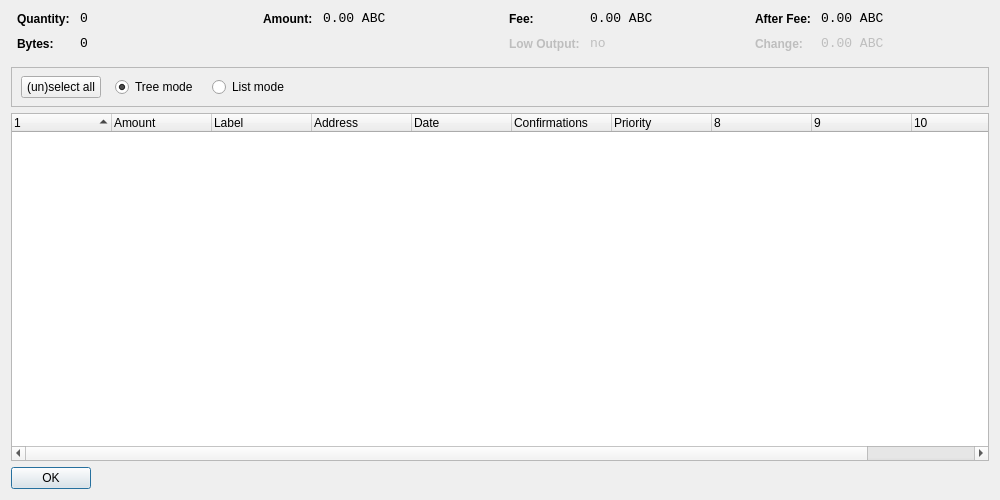
<?xml version="1.0" encoding="UTF-8"?>
<ui version="4.0">
 <class>CoinControlDialog</class>
 <widget class="QDialog" name="CoinControlDialog">
  <property name="geometry">
   <rect>
    <x>0</x>
    <y>0</y>
    <width>1000</width>
    <height>500</height>
   </rect>
  </property>
  <property name="windowTitle">
   <string>Coin Control</string>
  </property>
  <layout class="QVBoxLayout" name="verticalLayout">
   <item>
    <layout class="QHBoxLayout" name="horizontalLayoutTop" stretch="0,0,0,0">
     <property name="topMargin">
      <number>0</number>
     </property>
     <property name="bottomMargin">
      <number>10</number>
     </property>
     <item>
      <layout class="QFormLayout" name="formLayoutCoinControl1">
       <property name="horizontalSpacing">
        <number>10</number>
       </property>
       <property name="verticalSpacing">
        <number>10</number>
       </property>
       <property name="leftMargin">
        <number>6</number>
       </property>
       <property name="rightMargin">
        <number>6</number>
       </property>
       <item row="0" column="0">
        <widget class="QLabel" name="labelCoinControlQuantityText">
         <property name="styleSheet">
          <string notr="true">font-weight:bold;</string>
         </property>
         <property name="text">
          <string>Quantity:</string>
         </property>
        </widget>
       </item>
       <item row="0" column="1">
        <widget class="QLabel" name="labelCoinControlQuantity">
         <property name="font">
          <font>
           <family>Monospace</family>
           <pointsize>10</pointsize>
          </font>
         </property>
         <property name="cursor">
          <cursorShape>IBeamCursor</cursorShape>
         </property>
         <property name="contextMenuPolicy">
          <enum>Qt::ActionsContextMenu</enum>
         </property>
         <property name="text">
          <string notr="true">0</string>
         </property>
         <property name="textInteractionFlags">
          <set>Qt::LinksAccessibleByMouse|Qt::TextSelectableByKeyboard|Qt::TextSelectableByMouse</set>
         </property>
        </widget>
       </item>
       <item row="1" column="0">
        <widget class="QLabel" name="labelCoinControlBytesText">
         <property name="styleSheet">
          <string notr="true">font-weight:bold;</string>
         </property>
         <property name="text">
          <string>Bytes:</string>
         </property>
        </widget>
       </item>
       <item row="1" column="1">
        <widget class="QLabel" name="labelCoinControlBytes">
         <property name="font">
          <font>
           <family>Monospace</family>
           <pointsize>10</pointsize>
          </font>
         </property>
         <property name="cursor">
          <cursorShape>IBeamCursor</cursorShape>
         </property>
         <property name="contextMenuPolicy">
          <enum>Qt::ActionsContextMenu</enum>
         </property>
         <property name="text">
          <string notr="true">0</string>
         </property>
         <property name="textInteractionFlags">
          <set>Qt::LinksAccessibleByMouse|Qt::TextSelectableByKeyboard|Qt::TextSelectableByMouse</set>
         </property>
        </widget>
       </item>
      </layout>
     </item>
     <item>
      <layout class="QFormLayout" name="formLayoutCoinControl2">
       <property name="horizontalSpacing">
        <number>10</number>
       </property>
       <property name="verticalSpacing">
        <number>10</number>
       </property>
       <property name="leftMargin">
        <number>6</number>
       </property>
       <property name="rightMargin">
        <number>6</number>
       </property>
       <item row="0" column="0">
        <widget class="QLabel" name="labelCoinControlAmountText">
         <property name="styleSheet">
          <string notr="true">font-weight:bold;</string>
         </property>
         <property name="text">
          <string>Amount:</string>
         </property>
        </widget>
       </item>
       <item row="0" column="1">
        <widget class="QLabel" name="labelCoinControlAmount">
         <property name="font">
          <font>
           <family>Monospace</family>
           <pointsize>10</pointsize>
          </font>
         </property>
         <property name="cursor">
          <cursorShape>IBeamCursor</cursorShape>
         </property>
         <property name="contextMenuPolicy">
          <enum>Qt::ActionsContextMenu</enum>
         </property>
         <property name="text">
          <string notr="true">0.00 ABC</string>
         </property>
         <property name="textInteractionFlags">
          <set>Qt::LinksAccessibleByMouse|Qt::TextSelectableByKeyboard|Qt::TextSelectableByMouse</set>
         </property>
        </widget>
       </item>
      </layout>
     </item>
     <item>
      <layout class="QFormLayout" name="formLayoutCoinControl3">
       <property name="horizontalSpacing">
        <number>10</number>
       </property>
       <property name="verticalSpacing">
        <number>10</number>
       </property>
       <property name="leftMargin">
        <number>6</number>
       </property>
       <property name="rightMargin">
        <number>6</number>
       </property>
       <item row="0" column="0">
        <widget class="QLabel" name="labelCoinControlFeeText">
         <property name="styleSheet">
          <string notr="true">font-weight:bold;</string>
         </property>
         <property name="text">
          <string>Fee:</string>
         </property>
        </widget>
       </item>
       <item row="0" column="1">
        <widget class="QLabel" name="labelCoinControlFee">
         <property name="font">
          <font>
           <family>Monospace</family>
           <pointsize>10</pointsize>
          </font>
         </property>
         <property name="cursor">
          <cursorShape>IBeamCursor</cursorShape>
         </property>
         <property name="contextMenuPolicy">
          <enum>Qt::ActionsContextMenu</enum>
         </property>
         <property name="text">
          <string notr="true">0.00 ABC</string>
         </property>
         <property name="textInteractionFlags">
          <set>Qt::LinksAccessibleByMouse|Qt::TextSelectableByKeyboard|Qt::TextSelectableByMouse</set>
         </property>
        </widget>
       </item>
       <item row="1" column="0">
        <widget class="QLabel" name="labelCoinControlLowOutputText">
         <property name="enabled">
          <bool>false</bool>
         </property>
         <property name="styleSheet">
          <string notr="true">font-weight:bold;</string>
         </property>
         <property name="text">
          <string>Low Output:</string>
         </property>
        </widget>
       </item>
       <item row="1" column="1">
        <widget class="QLabel" name="labelCoinControlLowOutput">
         <property name="enabled">
          <bool>false</bool>
         </property>
         <property name="font">
          <font>
           <family>Monospace</family>
           <pointsize>10</pointsize>
          </font>
         </property>
         <property name="cursor">
          <cursorShape>IBeamCursor</cursorShape>
         </property>
         <property name="contextMenuPolicy">
          <enum>Qt::ActionsContextMenu</enum>
         </property>
         <property name="text">
          <string notr="true">no</string>
         </property>
         <property name="textInteractionFlags">
          <set>Qt::LinksAccessibleByMouse|Qt::TextSelectableByKeyboard|Qt::TextSelectableByMouse</set>
         </property>
        </widget>
       </item>
      </layout>
     </item>
     <item>
      <layout class="QFormLayout" name="formLayoutCoinControl4">
       <property name="horizontalSpacing">
        <number>10</number>
       </property>
       <property name="verticalSpacing">
        <number>10</number>
       </property>
       <property name="leftMargin">
        <number>6</number>
       </property>
       <property name="rightMargin">
        <number>6</number>
       </property>
       <item row="0" column="0">
        <widget class="QLabel" name="labelCoinControlAfterFeeText">
         <property name="styleSheet">
          <string notr="true">font-weight:bold;</string>
         </property>
         <property name="text">
          <string>After Fee:</string>
         </property>
        </widget>
       </item>
       <item row="0" column="1">
        <widget class="QLabel" name="labelCoinControlAfterFee">
         <property name="font">
          <font>
           <family>Monospace</family>
           <pointsize>10</pointsize>
          </font>
         </property>
         <property name="cursor">
          <cursorShape>IBeamCursor</cursorShape>
         </property>
         <property name="contextMenuPolicy">
          <enum>Qt::ActionsContextMenu</enum>
         </property>
         <property name="text">
          <string notr="true">0.00 ABC</string>
         </property>
         <property name="textInteractionFlags">
          <set>Qt::LinksAccessibleByMouse|Qt::TextSelectableByKeyboard|Qt::TextSelectableByMouse</set>
         </property>
        </widget>
       </item>
       <item row="1" column="0">
        <widget class="QLabel" name="labelCoinControlChangeText">
         <property name="enabled">
          <bool>false</bool>
         </property>
         <property name="styleSheet">
          <string notr="true">font-weight:bold;</string>
         </property>
         <property name="text">
          <string>Change:</string>
         </property>
        </widget>
       </item>
       <item row="1" column="1">
        <widget class="QLabel" name="labelCoinControlChange">
         <property name="enabled">
          <bool>false</bool>
         </property>
         <property name="font">
          <font>
           <family>Monospace</family>
           <pointsize>10</pointsize>
          </font>
         </property>
         <property name="cursor">
          <cursorShape>IBeamCursor</cursorShape>
         </property>
         <property name="contextMenuPolicy">
          <enum>Qt::ActionsContextMenu</enum>
         </property>
         <property name="text">
          <string notr="true">0.00 ABC</string>
         </property>
         <property name="textInteractionFlags">
          <set>Qt::LinksAccessibleByMouse|Qt::TextSelectableByKeyboard|Qt::TextSelectableByMouse</set>
         </property>
        </widget>
       </item>
      </layout>
     </item>
    </layout>
   </item>
   <item>
    <widget class="QFrame" name="frame">
     <property name="minimumSize">
      <size>
       <width>0</width>
       <height>40</height>
      </size>
     </property>
     <property name="frameShape">
      <enum>QFrame::StyledPanel</enum>
     </property>
     <property name="frameShadow">
      <enum>QFrame::Sunken</enum>
     </property>
     <widget class="QWidget" name="horizontalLayoutWidget">
      <property name="geometry">
       <rect>
        <x>10</x>
        <y>0</y>
        <width>781</width>
        <height>41</height>
       </rect>
      </property>
      <layout class="QHBoxLayout" name="horizontalLayoutPanel" stretch="0,0,0,0,0">
       <property name="spacing">
        <number>14</number>
       </property>
       <item>
        <widget class="QPushButton" name="pushButtonSelectAll">
         <property name="sizePolicy">
          <sizepolicy hsizetype="Maximum" vsizetype="Fixed">
           <horstretch>0</horstretch>
           <verstretch>0</verstretch>
          </sizepolicy>
         </property>
         <property name="text">
          <string>(un)select all</string>
         </property>
        </widget>
       </item>
       <item>
        <widget class="QRadioButton" name="radioTreeMode">
         <property name="sizePolicy">
          <sizepolicy hsizetype="Maximum" vsizetype="Fixed">
           <horstretch>0</horstretch>
           <verstretch>0</verstretch>
          </sizepolicy>
         </property>
         <property name="text">
          <string>Tree mode</string>
         </property>
         <property name="checked">
          <bool>true</bool>
         </property>
        </widget>
       </item>
       <item>
        <widget class="QRadioButton" name="radioListMode">
         <property name="sizePolicy">
          <sizepolicy hsizetype="Maximum" vsizetype="Fixed">
           <horstretch>0</horstretch>
           <verstretch>0</verstretch>
          </sizepolicy>
         </property>
         <property name="text">
          <string>List mode</string>
         </property>
        </widget>
       </item>
       <item>
        <spacer name="horizontalSpacer">
         <property name="orientation">
          <enum>Qt::Horizontal</enum>
         </property>
         <property name="sizeHint" stdset="0">
          <size>
           <width>40</width>
           <height>20</height>
          </size>
         </property>
        </spacer>
       </item>
      </layout>
     </widget>
    </widget>
   </item>
   <item>
    <widget class="CoinControlTreeWidget" name="treeWidget">
     <property name="contextMenuPolicy">
      <enum>Qt::CustomContextMenu</enum>
     </property>
     <property name="sortingEnabled">
      <bool>false</bool>
     </property>
     <property name="columnCount">
      <number>11</number>
     </property>
     <attribute name="headerShowSortIndicator" stdset="0">
      <bool>true</bool>
     </attribute>
     <attribute name="headerStretchLastSection">
      <bool>false</bool>
     </attribute>
     <column>
      <property name="text">
       <string/>
      </property>
     </column>
     <column>
      <property name="text">
       <string>Amount</string>
      </property>
     </column>
     <column>
      <property name="text">
       <string>Label</string>
      </property>
     </column>
     <column>
      <property name="text">
       <string>Address</string>
      </property>
     </column>
     <column>
      <property name="text">
       <string>Date</string>
      </property>
     </column>
     <column>
      <property name="text">
       <string>Confirmations</string>
      </property>
      <property name="toolTip">
       <string>Confirmed</string>
      </property>
     </column>
     <column>
      <property name="text">
       <string>Priority</string>
      </property>
     </column>
     <column>
      <property name="text">
       <string/>
      </property>
     </column>
     <column>
      <property name="text">
       <string/>
      </property>
     </column>
     <column>
      <property name="text">
       <string/>
      </property>
     </column>
     <column>
      <property name="text">
       <string/>
      </property>
     </column>
    </widget>
   </item>
   <item>
    <widget class="QDialogButtonBox" name="buttonBox">
     <property name="sizePolicy">
      <sizepolicy hsizetype="Maximum" vsizetype="Fixed">
       <horstretch>0</horstretch>
       <verstretch>0</verstretch>
      </sizepolicy>
     </property>
     <property name="orientation">
      <enum>Qt::Horizontal</enum>
     </property>
     <property name="standardButtons">
      <set>QDialogButtonBox::Ok</set>
     </property>
    </widget>
   </item>
  </layout>
 </widget>
 <customwidgets>
  <customwidget>
   <class>CoinControlTreeWidget</class>
   <extends>QTreeWidget</extends>
   <header>coincontroltreewidget.h</header>
  </customwidget>
 </customwidgets>
 <resources/>
 <connections/>
</ui>
